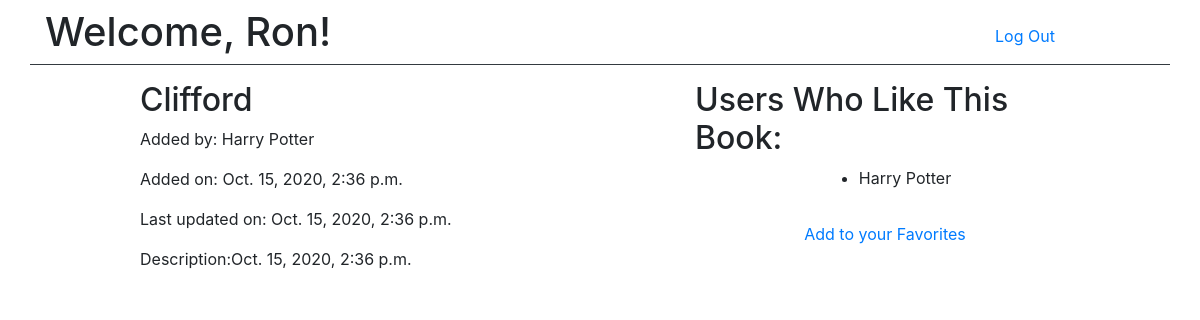
/books/20 (signed in), run on the app's committed database.
### books_app/models.py (models this page shows)
class User(models.Model):
    first_name = models.CharField(max_length=45)
    last_name = models.CharField(max_length=45)
    email = models.CharField(max_length=45)
    password = models.CharField(max_length=45)
    created_at = models.DateTimeField(auto_now_add=True)
    updated_at = models.DateTimeField(auto_now=True)
    objects = UserManager()

class Book(models.Model):
    title = models.CharField(max_length=255)
    description = models.TextField()
    uploaded_by = models.ForeignKey(User,related_name="books_uploaded",on_delete=models.CASCADE)
    users_who_like = models.ManyToManyField(User,related_name="users")
    created_at = models.DateTimeField(auto_now_add=True)
    uploaded_at = models.DateTimeField(auto_now=True)
    objects = BookManager()

### books_app/views.py (the view)
# urls.py: path('books/<int:book_id>',views.book_details),
def book_details(request,book_id):
    user_id = request.session['user']
    user_info = User.objects.get(id=user_id)
    book_info = Book.objects.get(id=book_id)
    context = {
        'user_info' : user_info,
        'book_info' : book_info
    }
    return render(request,'book_details.html',context)

### books_app/templates/book_details.html (shortened to what this page needs)
<!DOCTYPE html>
<html lang="en">
<head>
    <link rel="stylesheet" href="https://stackpath.bootstrapcdn.com/bootstrap/4.5.2/css/bootstrap.min.css"
>
</head>
<body>
    <div class="container">
        <div class="row border-bottom border-dark">
            <div class="col-10 mt-2">
                <h1>Welcome, {{user_info.first_name}}!</h1>
            </div>
            <div class="col-2 mt-4">
                <a href="/log_off">Log Out</a>
            </div>
        </div>
    {% if book_info.uploaded_by.id == user_info.id %}
        <div class="row mt-3">
            <div class="col-1">
            </div>
            <div class="col-4">
                <form method="POST" action="/update_book/{{book_info.id}}">
                    {% csrf_token %}
                    <div class="form-group">
                        <input id="title" name="title" value="{{book_info.title}}" class="form-control">
                    </div>
                    <p>Added by: {{book_info.uploaded_by.first_name}} {{book_info.uploaded_by.last_name}}</p>
                    <p>Added on: {{book_info.created_at}}</p>
                    <p>Last updated on: {{book_info.uploaded_at}}</p>
                    <div class="form-group">
                        <input id="description" name="description" value="{{book_info.description}}"  class="form-control">
                    </div>
                    <button type="submit" formaction="/update_book/{{book_info.id}}"  class="btn btn-outline-primary btn-block">Update</button>
                    <button type="submit" formaction="/delete_book/{{book_info.id}}" class="btn btn-outline-success btn-block">Delete</button>
                </form>
            </div>
            <div class="col-2">
            </div>
            <div class="col-4">
                <div class="d-flex justify-content-center row">
                    <h2>Users Who Like This Book:</h2>
                </div>
                <div class="row">
                    <ul>
                        {% for all_fans in book_info.users_who_like.all %}
                            <li>{{all_fans.first_name}} {{all_fans.last_name}}
                                {% if all_fans.id == user_info.id %}
                                <a href ="/remove_favorite/{{book_info.id}}">Un-Favorite</a>
                                {% endif %}</li>
                        {% endfor %}
                    </ul>
                </div>
            </div>
            <div class="col-1">
            </div>
        </div>
    {% else %}
        <div class="row mt-3">
            <div class="col-1">
            </div>
            <div class="col-4">
                <h2>{{book_info.title}}</h2>
                <p>Added by: {{book_info.uploaded_by.first_name}} {{book_info.uploaded_by.last_name}}</p>
                <p>Added on: {{book_info.created_at}}</p>
                <p>Last updated on: {{book_info.uploaded_at}}</p>
                <p>Description:{{book_info.uploaded_at}} </p>
            </div>
            <div class="col-2">
            </div>
            <div class="col-4">
                <div class="d-flex justify-content-center row">
                    <h2>Users Who Like This Book:</h2>
                </div>
                <div class="row justify-content-center">
                    <ul>
                        {% for all_fans in book_info.users_who_like.all %}
                            <li>{{all_fans.first_name}} {{all_fans.last_name}}</li>
                        {% endfor %}
                    </ul>
                </div>
                <div class="row justify-content-center mt-3">
                    {% for fans in book_info.users_who_like.all %}
                        {% if fans.id != user_info.id %}
                            <a href ="/add_favorite/{{book_info.id}}">Add to your Favorites</a>
                        {% endif %}
                    {% endfor %}
                </div>
            </div>
            <div class="col-1">
            </div>
        </div>
    {% endif %}
    </div>
</body>
</html>

### data on the page
User: first_name "Ron"
Book: title "Clifford", uploaded_by.first_name "Harry", uploaded_by.last_name "Potter", created_at "Oct. 15, 2020, 2:36 p.m.", uploaded_at "Oct. 15, 2020, 2:36 p.m."
User: first_name "Harry", last_name "Potter"
